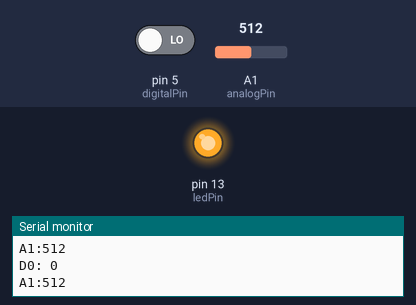
A sketch run on a simulated Arduino Uno, built with avr-gcc and run on an emulated ATmega328P. On the bench: output pins drawn as LEDs (lit = HIGH), the last lines printed to the serial monitor. The test bench sets the inputs (shaded band); at power-on: pin 5 (digitalPin) LOW, A1 (analogPin) = 512.

Above: at 1.8 s.
1.9 s: pin 5 (digitalPin) driven HIGH
At 2.5 s:
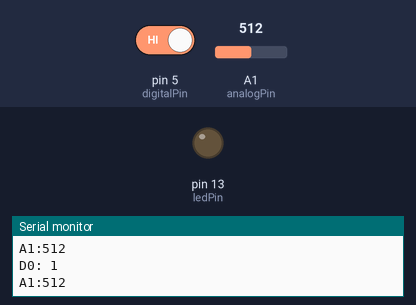
3.5 s: pin 5 (digitalPin) driven LOW
At 5.2 s:
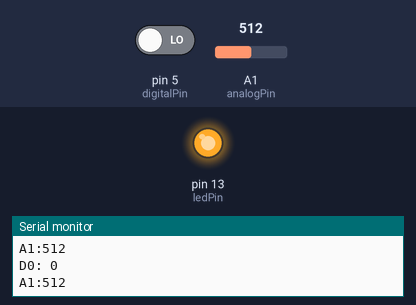
Timing chart, 0 to 6.7 s (numbered marks = the images above; inputs shaded):
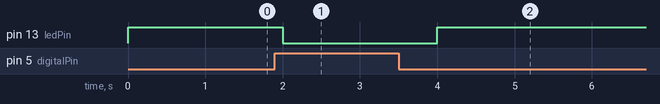

The sketch:

analogTempSensor.ino
```cpp
//Analog Temperature Sensor
#include <Arduino.h>

const int digitalPin = 5; // Analog Temperature Sensor pin D0 to pin7
int analogPin = A1; // Analog Temperature Sensor pin A0 to pin A0
const int ledPin = 13; // pin 13 built-in LED light
// variables will change:
boolean Dstate = 0; // variable for reading status of D0
int Astate = 0; // variable for reading status of A0
void setup()
{
pinMode(ledPin, OUTPUT); // initialize the LED pin as an output:
pinMode(digitalPin, INPUT); // initialize Analog Temperature Sensor D0 pin as an input
Serial.begin(9600); // initialize serial communications at 9600 bps
}
void loop()
{
Astate = analogRead(analogPin); // read Analog Temperature Sensor A0 value (set point)
Dstate = digitalRead(digitalPin); // read state of Analog Temperature Sensor D0
Serial.print("D0: ");
Serial.println(Dstate);//print the value of D0
Serial.print("A1:");
Serial.println(Astate);//print the value of A0
// check if the pushbutton is pressed.
// if it is, the buttonState is HIGH:
if (Dstate == HIGH) // check if Analog Temperature Sensor D0 is HIGH
{
// turn LED on:
digitalWrite(ledPin, LOW);
}
else
{
// turn LED off:
digitalWrite(ledPin, HIGH);
}
delay(1000); // controls speed of Analog Temperature Sensor and Serial Monitor display rate
}
```

Measured:
- after the input at 1.9 s, pin 13 (ledPin): HIGH → LOW after 0.10 s
- after the input at 3.5 s, pin 13 (ledPin): LOW → HIGH after 0.50 s
